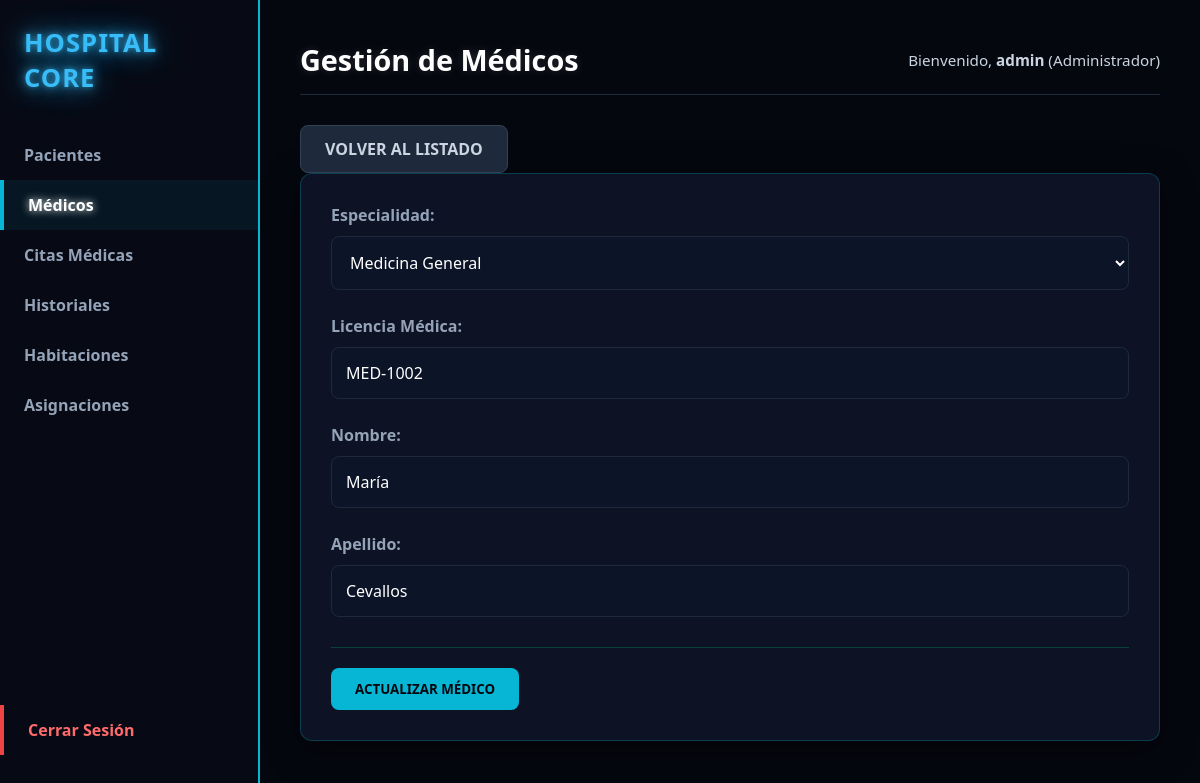
The app's page /index.php?url=medicos/editar&id=2 (signed in) with its own data.
### tables this page shows
CREATE TABLE medicos (
    id INT AUTO_INCREMENT PRIMARY KEY,
    nombre VARCHAR(100) NOT NULL,
    apellido VARCHAR(100) NOT NULL,
    licencia_medica VARCHAR(50) NOT NULL UNIQUE,
    id_especialidad INT,
    FOREIGN KEY (id_especialidad) REFERENCES especialidades(id)
);

CREATE TABLE especialidades (
    id INT AUTO_INCREMENT PRIMARY KEY,
    nombre VARCHAR(100) NOT NULL,
    descripcion TEXT
);

### app/Controllers/MedicoController.php (called while the page is built, shortened)
<?php
class MedicoController {
    private $db;
    public function __construct() {
        $database = new Database();
        $this->db = $database->getConnection();
    }
    public function editar() {
        $id = isset($_GET['id']) ? intval($_GET['id']) : 0;
        try {
            $stmt = $this->db->prepare("SELECT * FROM medicos WHERE id = :id");
            $stmt->execute([':id' => $id]);
            $medico = $stmt->fetch(PDO::FETCH_ASSOC);
            $stmtEsp = $this->db->prepare("SELECT id, nombre FROM especialidades ORDER BY nombre ASC");
            $stmtEsp->execute();
            $especialidades = $stmtEsp->fetchAll(PDO::FETCH_ASSOC);
        } catch (PDOException $e) {
            $medico = null;
        }
        require_once __DIR__ . '/../Views/shared/layout.php';
    }
}

### app/config/Database.php (called while the page is built)
<?php
class Database {
    private static $host;
    private static $port;
    private static $db_name;
    private static $username;
    private static $password;
    private static $conn = null;
    public static function getConnection() {
        if (self::$conn === null) {
            $dbUrl = getenv('DATABASE_URL');
            if ($dbUrl) {
                $urlParts = parse_url($dbUrl);
                self::$host = $urlParts['host'] ?? '127.0.0.1';
                self::$port = $urlParts['port'] ?? '3306';
                self::$username = $urlParts['user'] ?? 'root';
                self::$password = $urlParts['pass'] ?? '';
                self::$db_name = isset($urlParts['path']) ? ltrim($urlParts['path'], '/') : 'sistema_hospitalario';
            } else {
                self::$host = getenv('DB_HOST') ?: '127.0.0.1';
                self::$port = getenv('DB_PORT') ?: '3306';
                self::$db_name = getenv('DB_NAME') ?: 'sistema_hospitalario';
                self::$username = getenv('DB_USERNAME') ?: 'root';
                self::$password = getenv('DB_PASSWORD') ?: '';
            }
            try {
                self::$conn = new PDO(
                    "mysql:host=" . self::$host . ";port=" . self::$port . ";dbname=" . self::$db_name . ";charset=utf8",
                    self::$username,
                    self::$password
                );
                self::$conn->setAttribute(PDO::ATTR_ERRMODE, PDO::ERRMODE_EXCEPTION);
            } catch (PDOException $exception) {
                die("Error de conexión en la base de datos: " . $exception->getMessage());
            }
        }
        return self::$conn;
    }
}

### app/Views/medicos/editar.php (the view, shortened to what this page needs)
<?php
$medico = $medico ?? ['id' => '', 'licencia_medica' => '', 'nombre' => '', 'apellido' => ''];
?>
<div class="page-header">
    <a href="index.php?url=medicos" class="btn btn-secondary">Volver al listado</a>
</div>
<div class="form-container">
    <form action="index.php?url=medicos/editar&id=<?= $medico['id']; ?>" method="POST">
        <div class="form-group">
            <label for="id_especialidad">Especialidad:</label>
            <select id="id_especialidad" name="id_especialidad" required>
                <?php foreach ($especialidades as $esp): ?>
                    <option value="<?= $esp['id']; ?>" <?= isset($medico['id_especialidad']) && $medico['id_especialidad'] == $esp['id'] ? 'selected' : ''; ?>>
                        <?= htmlspecialchars($esp['nombre']); ?>
                    </option>
                <?php endforeach; ?>
            </select>
        </div>
        <div class="form-group">
            <label for="licencia_medica">Licencia Médica:</label>
            <input type="text" id="licencia_medica" name="licencia_medica" value="<?= htmlspecialchars($medico['licencia_medica']); ?>" required>
        </div>
        <div class="form-group">
            <label for="nombre">Nombre:</label>
            <input type="text" id="nombre" name="nombre" value="<?= htmlspecialchars($medico['nombre']); ?>" required>
        </div>
        <div class="form-group">
            <label for="apellido">Apellido:</label>
            <input type="text" id="apellido" name="apellido" value="<?= htmlspecialchars($medico['apellido']); ?>" required>
        </div>
        <div class="form-actions">
            <button type="submit" class="btn btn-primary">Actualizar Médico</button>
        </div>
    </form>
</div>

### public/css/style.css (style rules this page uses)
* { margin: 0; padding: 0; box-sizing: border-box; font-family: 'Segoe UI', -apple-system, BlinkMacSystemFont, Roboto, sans-serif; }
body { background-color: #05070f !important; color: #e2e8f0; min-height: 100vh; }
.table-container, .form-container { background: rgba(15, 23, 42, 0.8); border: 1px solid rgba(6, 182, 212, 0.25); border-radius: 12px; padding: 30px; box-shadow: 0 8px 32px rgba(0, 0, 0, 0.5); transition: all 0.3s ease; }
.form-group { margin-bottom: 25px; }
.form-group label { display: block; margin-bottom: 10px; color: #94a3b8; font-weight: 600; }
input[type="text"], input[type="password"], input[type="date"], input[type="datetime-local"], input[type="email"], select { width: 100%; padding: 14px; background-color: rgba(13, 21, 39, 0.9); border: 1px solid #1e293b; border-radius: 8px; color: #ffffff; font-size: 1rem; box-sizing: border-box; transition: all 0.3s ease; }
.btn, .btn-submit { display: inline-block; padding: 12px 24px; border-radius: 8px; font-weight: 700; text-transform: uppercase; text-decoration: none; cursor: pointer; border: none; transition: all 0.3s ease; }
.btn-primary, .btn-submit { background-color: #06b6d4; color: #05070f; }
.btn-secondary { background-color: #1e293b; color: #cbd5e1; border: 1px solid #334155; }
.form-actions { display: flex; gap: 15px; justify-content: flex-start; flex-wrap: wrap; margin-top: 30px; padding-top: 20px; border-top: 1px solid rgba(0, 255, 150, 0.2); }

### records on screen
medicos: id_especialidad "Medicina General", licencia_medica "MED-1002", nombre "María", apellido "Cevallos"

### other values on screen
$pageTitle "Gestión de Médicos"
$_SESSION['usuario'] "admin"
$_SESSION['rol'] "Administrador"
